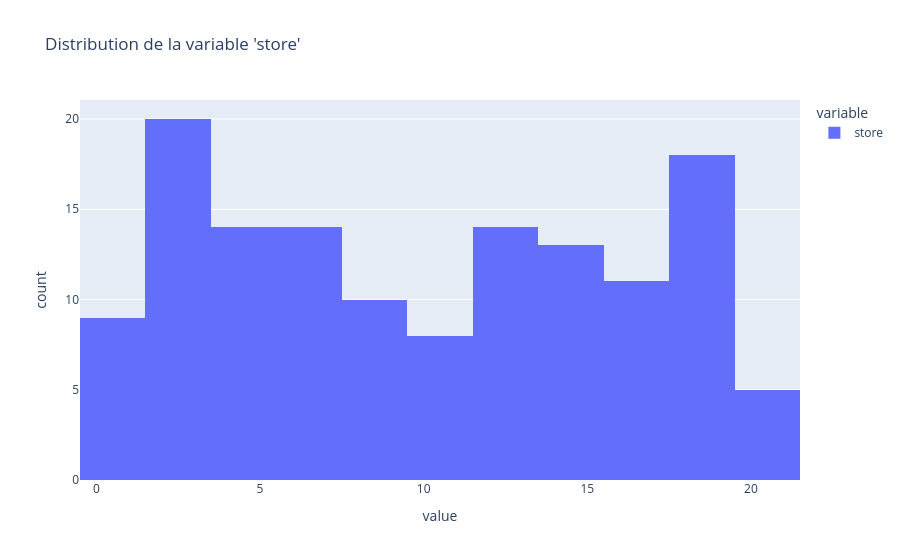

Notebook cell for this chart:
### Markdown cell above
La distribution de la variable exploratoire weekly_sales est déséquilibrée, avec une majorité d'achats réalisée en semaine.

Cela peut également poser des problèmes pour l'entraînement d'un modèle de machine learning, car il pourrait être biaisé vers la classe majoritaire.

Il sera important de prendre en compte ce déséquilibre lors du choix des métriques d'évaluation et éventuellement d'utiliser des techniques de rééchantillonnage ou de pondération pour améliorer les performances du modèle sur la classe minoritaire.

### Code cell
df.value_counts("store")

print(df.value_counts("store"))
fig = px.histogram(df["store"], 
                   title="Distribution de la variable 'store'", 
                   color_discrete_sequence=px.colors.qualitative.Plotly)
fig.show()

### Figure 1 — Plotly figure (JSON) as saved in the notebook; plotly's stock layout.template omitted (floating-point values rounded to 4 significant figures; data arrays with more than 128 entries replaced by an {"elided": "..."} marker saying what was removed)
{"data": [{"bingroup": "x", "hovertemplate": "variable=store<br>value=%{x}<br>count=%{y}<extra></extra>", "legendgroup": "store", "marker": {"color": "#636EFA", "pattern": {"shape": ""}}, "name": "store", "orientation": "v", "showlegend": true, "type": "histogram", "x": {"elided": "136 int values"}, "xaxis": "x", "yaxis": "y"}], "layout": {"barmode": "relative", "legend": {"title": {"text": "variable"}, "tracegroupgap": 0}, "title": {"text": "Distribution de la variable 'store'"}, "xaxis": {"anchor": "y", "domain": [0, 1], "title": {"text": "value"}}, "yaxis": {"anchor": "x", "domain": [0, 1], "title": {"text": "count"}}}}
